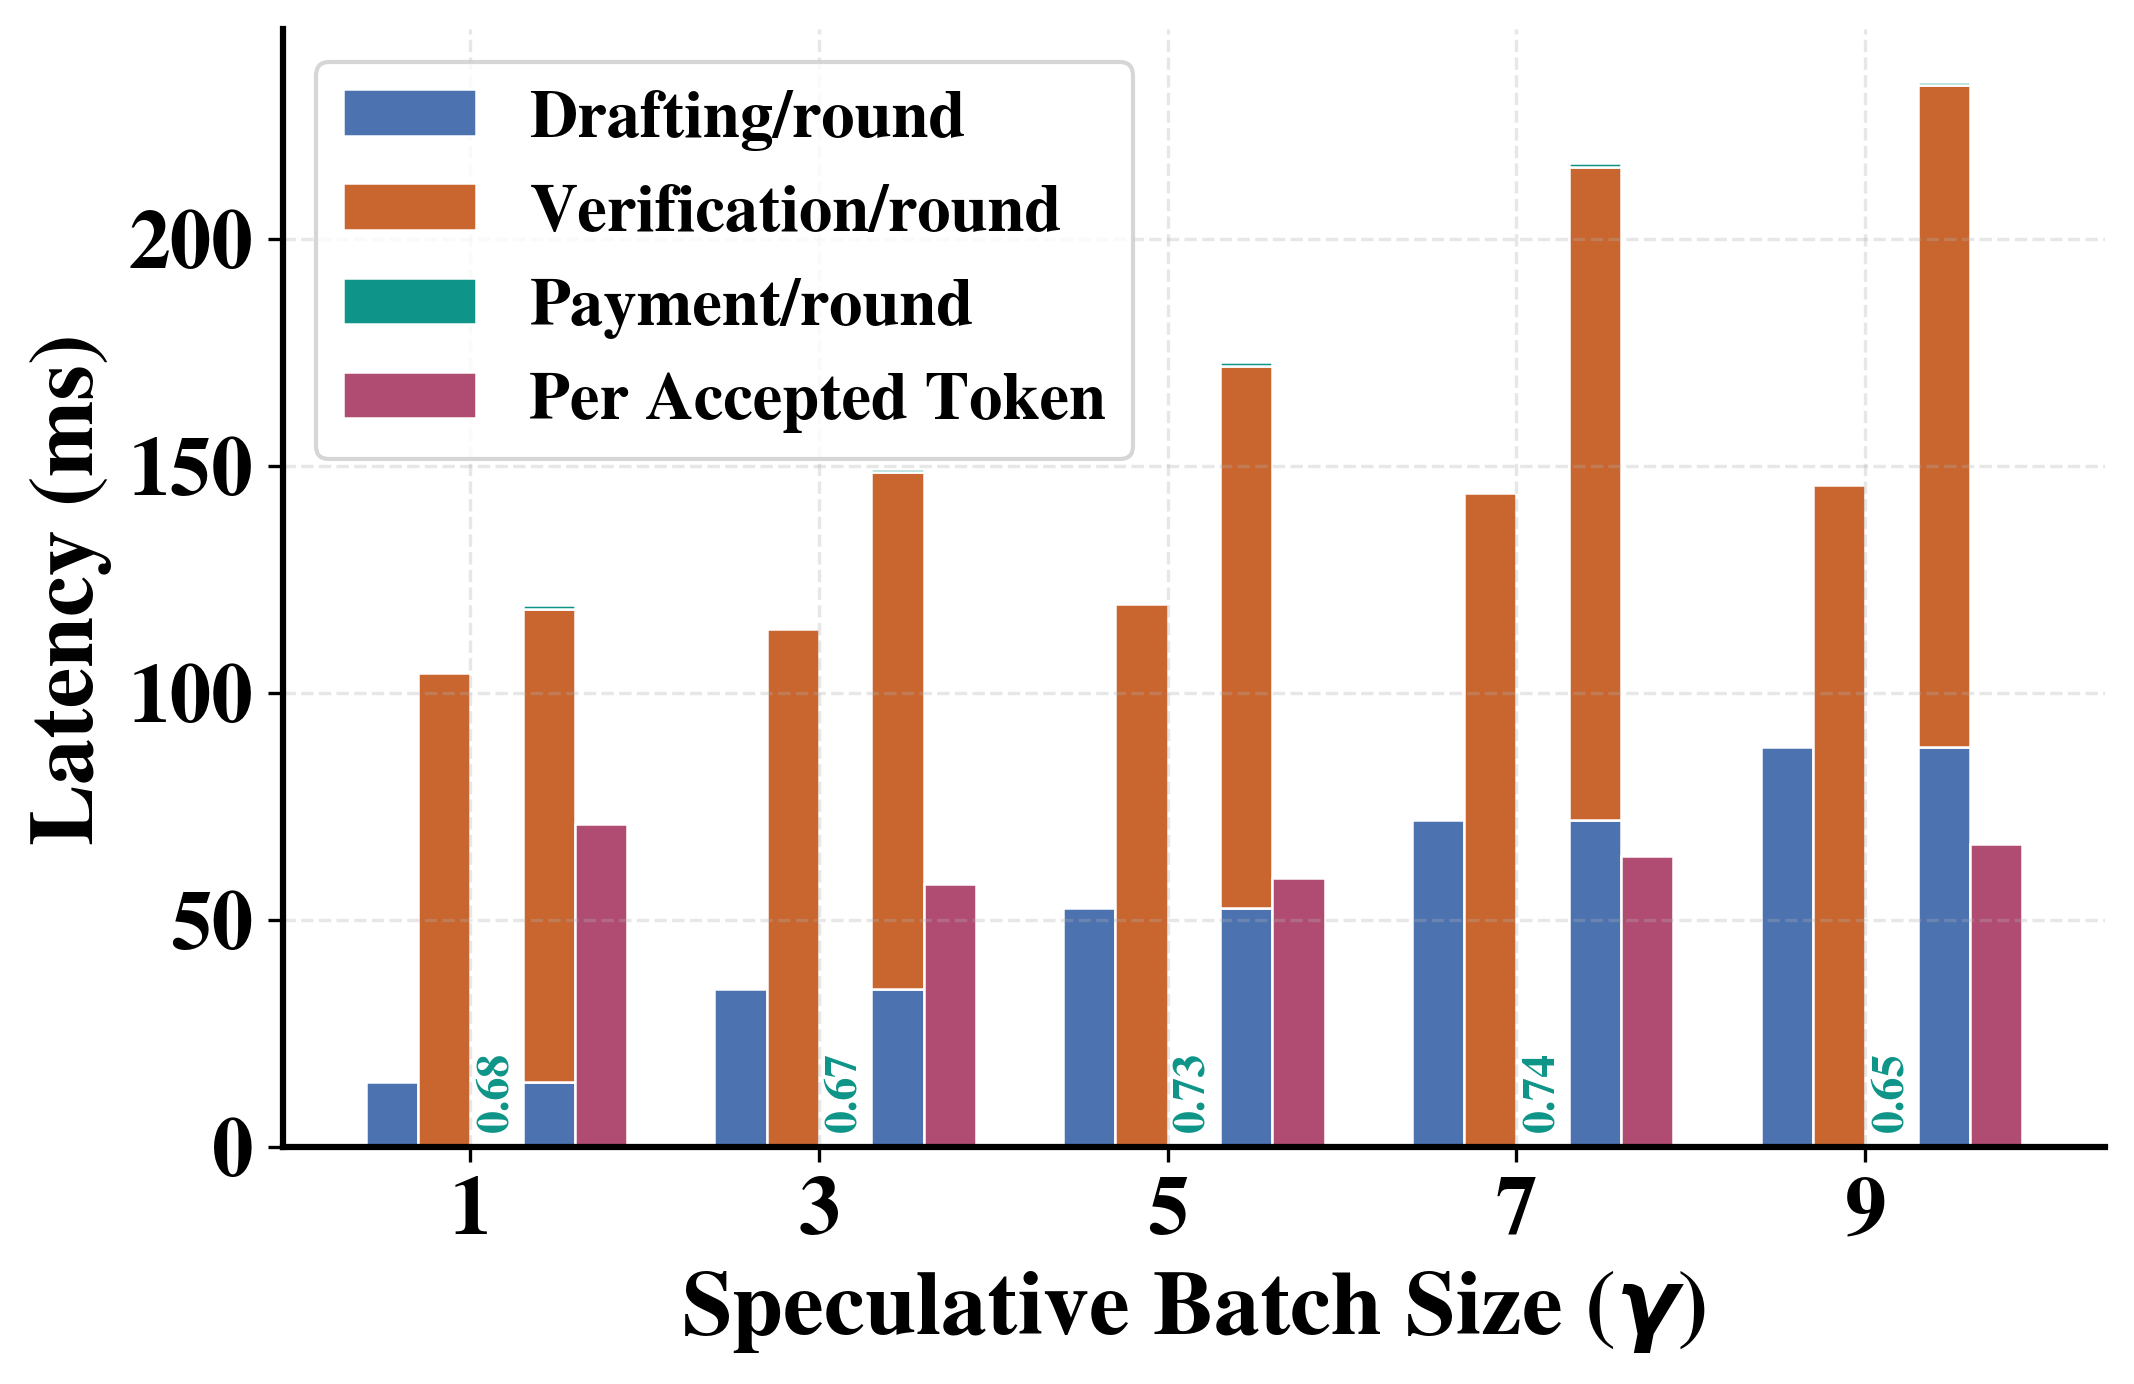

Write the Python code that produced this figure.
"""
quick_gamma_bar.py — edit-and-rerun figure generator for the quick_gamma_bar
figure (latency component breakdown per gamma: draft, verification,
protocol, stacked total, and amortized per-token latency).

This does NOT read from prototype/results/ or touch any live component.
It reads only quick_gamma_bar_data.json (sitting next to this script) so
you can freely tweak figure size / font size / colors below and rerun in
seconds, without needing the prototype's venv or GPU.

Usage:
    python quick_gamma_bar.py
    (or: prototype/.venv/bin/python prototype_figures/quick_gamma_bar.py)

Output:
    quick_gamma_bar.png   (next to this script — same filename as the
    figure used everywhere else; never renamed, PNG only, no PDF)
"""
import json
import os

import numpy as np
import matplotlib
matplotlib.use("Agg")
import matplotlib.pyplot as plt

# ============================================================
#  EVERYTHING YOU'D WANT TO TRY-AND-ERROR IS IN THIS ONE BLOCK
# ============================================================

FIGURE_WIDTH_IN   = 7.0     # inches
FIGURE_HEIGHT_IN  = 4.5     # inches

FONT_FAMILY       = "serif"
FONT_NAME         = "Nimbus Roman"   # Times-New-Roman-compatible font that
                                     # actually HAS a real bold face on this
                                     # machine (fc-list | grep -i "nimbus roman").
                                     # Plain "Times New Roman" only has a
                                     # regular weight installed here, so
                                     # bold text silently falls back to
                                     # regular if you use that name instead.

BASE_FONT_SIZE    = 20       # font.size (fallback for anything not listed below)
AXIS_LABEL_SIZE   = 22       # x/y axis label text (e.g. "Latency (ms)")
TICK_LABEL_SIZE   = 20       # the numbers along each axis
LEGEND_FONT_SIZE  = 16       # legend entries (4 entries, so kept a bit
                              # smaller than the axis text to help it fit)

BOLD_EVERYTHING   = True     # axis labels, tick labels, legend text

BAR_GROUP_WIDTH   = 0.15     # width of each individual bar within a gamma group
BAR_EDGE_LINEWIDTH = 0.6

STAGE_COLORS = {
    "draft":     "#4c72b0",
    "verify":    "#c9662f",
    "protocol":  "#0e9488",
    "per_token": "#b04c72",
}

PAYMENT_LABEL_FONT_SIZE = 11   # the "0.68" etc. text drawn above the
                                # payment bars, since those bars are only
                                # ~0.6-0.8ms tall and invisible against a
                                # ~230ms axis otherwise
PAYMENT_LABEL_DECIMALS  = 2

GRID_ON           = True
GRID_ALPHA        = 0.30

LEGEND_LOC             = "upper left"
LEGEND_BBOX_TO_ANCHOR  = (0.0, 1.00)   # pushes the legend above the axes
                                        # entirely, clear of the tall
                                        # verification bars it used to
                                        # overlap when placed inside the
                                        # plot area; increase the 2nd
                                        # number to push it further up

SAVE_DPI          = 300

# ============================================================
#  END OF TRY-AND-ERROR BLOCK — nothing below this line needs
#  editing to change how the figure looks
# ============================================================

plt.rcParams.update({
    "font.family":        FONT_FAMILY,
    "font.serif":         [FONT_NAME],
    "font.size":          BASE_FONT_SIZE,
    "font.weight":        "bold" if BOLD_EVERYTHING else "normal",
    "axes.titlesize":     BASE_FONT_SIZE,
    "axes.titleweight":   "bold" if BOLD_EVERYTHING else "normal",
    "axes.labelsize":     AXIS_LABEL_SIZE,
    "axes.labelweight":   "bold" if BOLD_EVERYTHING else "normal",
    "xtick.labelsize":    TICK_LABEL_SIZE,
    "ytick.labelsize":    TICK_LABEL_SIZE,
    "legend.fontsize":    LEGEND_FONT_SIZE,
    "figure.dpi":         200,
    "savefig.dpi":        SAVE_DPI,
    "savefig.bbox":       "tight",
    "axes.grid":          GRID_ON,
    "grid.linestyle":     "--",
    "grid.alpha":         GRID_ALPHA,
    "axes.spines.top":    False,
    "axes.spines.right":  False,
    "axes.linewidth":     1.5,
})

HERE = os.path.dirname(os.path.abspath(__file__))
DATA_PATH = os.path.join(HERE, "quick_gamma_bar_data.json")
OUT_PNG = os.path.join(HERE, "quick_gamma_bar.png")


def main():
    with open(DATA_PATH) as f:
        data = json.load(f)

    gammas = data["gammas"]
    results = {int(g): v for g, v in data["results"].items()}

    xs = np.arange(len(gammas))
    width = BAR_GROUP_WIDTH

    fig, ax = plt.subplots(figsize=(FIGURE_WIDTH_IN, FIGURE_HEIGHT_IN),
                            constrained_layout=True)

    draft_vals = [results[g]["draft_ms"] for g in gammas]
    verify_vals = [results[g]["verify_ms"] for g in gammas]
    protocol_vals = [results[g]["protocol_ms"] for g in gammas]
    per_token_vals = [results[g]["per_token_ms"] for g in gammas]

    ax.bar(xs - 1.5 * width, draft_vals, width,
           label="Drafting/round", color=STAGE_COLORS["draft"],
           edgecolor="white", linewidth=BAR_EDGE_LINEWIDTH)
    ax.bar(xs - 0.5 * width, verify_vals, width,
           label="Verification/round", color=STAGE_COLORS["verify"],
           edgecolor="white", linewidth=BAR_EDGE_LINEWIDTH)
    payment_bars = ax.bar(xs + 0.5 * width, protocol_vals, width,
           label="Payment/round", color=STAGE_COLORS["protocol"],
           edgecolor="white", linewidth=BAR_EDGE_LINEWIDTH)
    for rect, v in zip(payment_bars, protocol_vals):
        ax.annotate(f"{v:.{PAYMENT_LABEL_DECIMALS}f}",
                    (rect.get_x() + rect.get_width() / 2, v),
                    xytext=(0, 3), textcoords="offset points",
                    ha="center", va="bottom", rotation=90,
                    fontsize=PAYMENT_LABEL_FONT_SIZE,
                    color=STAGE_COLORS["protocol"])

    # Total = stacked draft+verify+protocol, no separate legend entries for
    # the stack segments (they're already labeled by the standalone bars).
    total_x = xs + 1.5 * width
    ax.bar(total_x, draft_vals, width, color=STAGE_COLORS["draft"],
           edgecolor="white", linewidth=BAR_EDGE_LINEWIDTH)
    ax.bar(total_x, verify_vals, width, bottom=draft_vals,
           color=STAGE_COLORS["verify"], edgecolor="white", linewidth=BAR_EDGE_LINEWIDTH)
    ax.bar(total_x, protocol_vals, width,
           bottom=np.array(draft_vals) + np.array(verify_vals),
           color=STAGE_COLORS["protocol"], edgecolor="white", linewidth=BAR_EDGE_LINEWIDTH)

    ax.bar(xs + 2.5 * width, per_token_vals, width,
           label="Per Accepted Token",
           color=STAGE_COLORS["per_token"], edgecolor="white", linewidth=BAR_EDGE_LINEWIDTH)

    ax.set_xticks(xs, [str(g) for g in gammas])
    ax.set_xlabel(r"Speculative Batch Size ($\gamma$)")
    ax.set_ylabel("Latency (ms)")
    ax.legend(loc=LEGEND_LOC, bbox_to_anchor=LEGEND_BBOX_TO_ANCHOR, ncol=1)

    fig.savefig(OUT_PNG, bbox_inches="tight", dpi=SAVE_DPI)
    plt.close(fig)
    print(f"Saved -> {OUT_PNG}")


if __name__ == "__main__":
    main()
